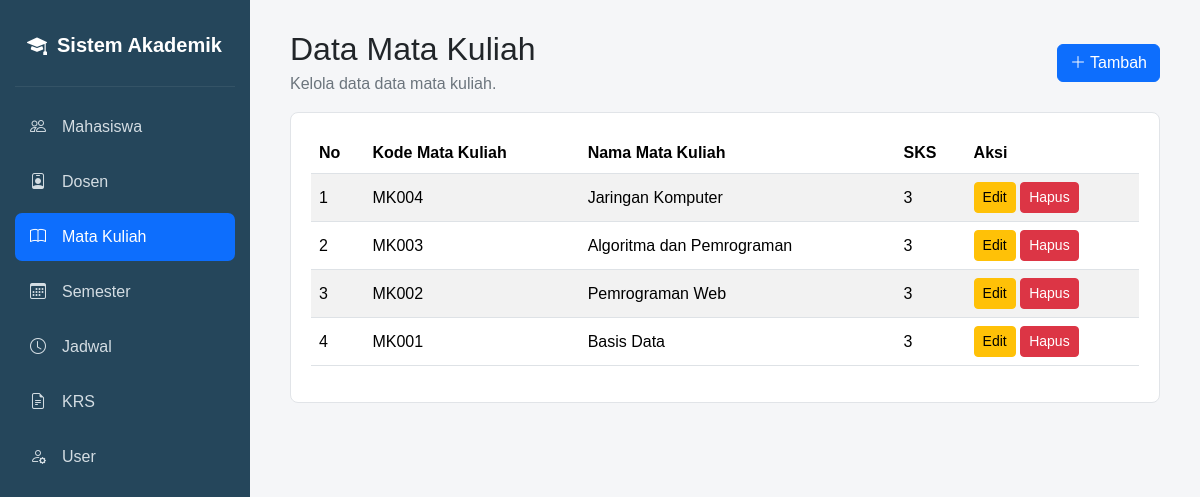
The page /matkul/index.php on the database its author committed.
### tables this page shows
CREATE TABLE `tbl_matkul` (
  `id_matkul` int(11) NOT NULL,
  `kode_matkul` varchar(20) NOT NULL,
  `nama_matkul` varchar(100) NOT NULL,
  `sks` int(11) NOT NULL
);

### matkul/index.php (the view, shortened to what this page needs)
<?php
require_once "../config/database.php";
$limit = 5;
$page = isset($_GET['page']) ? (int) $_GET['page'] : 1;
$offset = ($page - 1) * $limit;
$sql = "
    SELECT t.*
    FROM tbl_matkul t
    ORDER BY t.id_matkul DESC
    LIMIT $limit OFFSET $offset
";
$data = mysqli_query($conn, $sql);
include "../header.php";
include "../sidebar.php";
?>
<div class="d-flex justify-content-between align-items-center mb-3">
    <div>
        <h2 class="mb-1">Data Mata Kuliah</h2>
        <p class="text-secondary mb-0">Kelola data data mata kuliah.</p>
    </div>
    <a href="tambah.php" class="btn btn-primary">
        <i class="bi bi-plus-lg"></i> Tambah
    </a>
</div>
<div class="card-simple">
    <div class="table-responsive">
        <table class="table table-striped align-middle">
            <thead>
                <tr>
                    <th>No</th>
                    <th>Kode Mata Kuliah</th>
                    <th>Nama Mata Kuliah</th>
                    <th>SKS</th>
                    <th>Aksi</th>
                </tr>
            </thead>
            <tbody>
            <?php
            $no = $offset + 1;
            while ($row = mysqli_fetch_assoc($data)):
            ?>
                <tr>
                    <td><?= $no++; ?></td>
                    <td><?= htmlspecialchars($row['kode_matkul']); ?></td>
                    <td><?= htmlspecialchars($row['nama_matkul']); ?></td>
                    <td><?= htmlspecialchars($row['sks']); ?></td>
                    <td>
                        <a href="edit.php?id=<?= $row['id_matkul']; ?>" class="btn btn-warning btn-sm">Edit</a>
                        <a href="hapus.php?id=<?= $row['id_matkul']; ?>" class="btn btn-danger btn-sm"
                           onclick="return confirm('Yakin ingin menghapus data ini?')">Hapus</a>
                    </td>
                </tr>
            <?php endwhile; ?>
            </tbody>
        </table>
    </div>
</div>
<?php include "../footer.php"; ?>

### assets/css/style.css (style rules this page uses)
body { margin: 0; background: #f5f6f8; font-family: Arial, sans-serif; }
.card-simple { background: #fff; border: 1px solid #e1e4e8; border-radius: 8px; padding: 20px; }
.table th { white-space: nowrap; }

### rows shown on the page
tbl_matkul: kode_matkul "MK004", nama_matkul "Jaringan Komputer", sks "3"
tbl_matkul: kode_matkul "MK003", nama_matkul "Algoritma dan Pemrograman", sks "3"
tbl_matkul: kode_matkul "MK002", nama_matkul "Pemrograman Web", sks "3"
tbl_matkul: kode_matkul "MK001", nama_matkul "Basis Data", sks "3"
